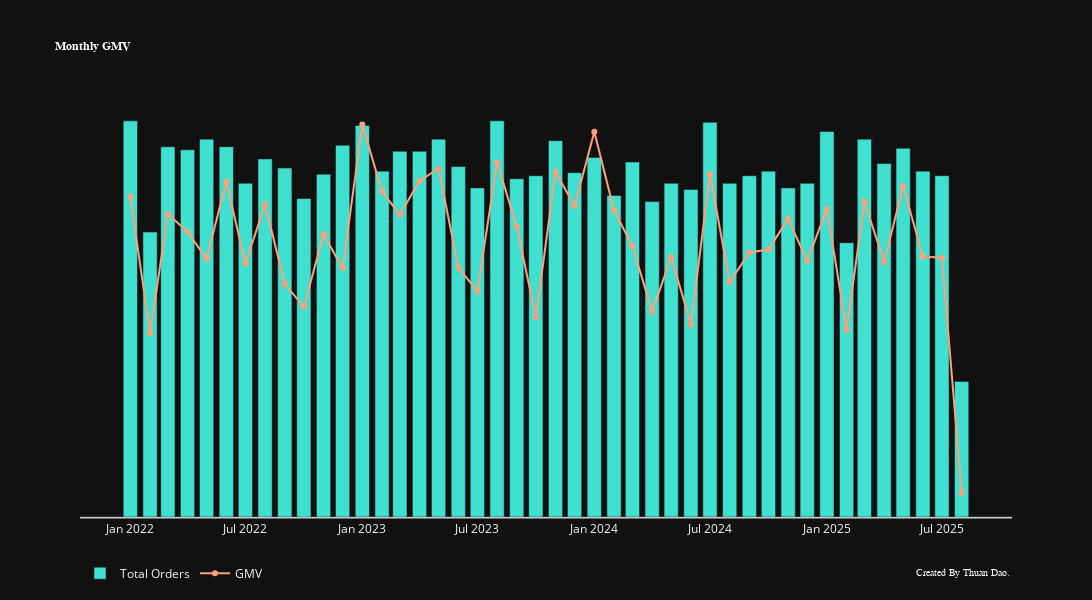

The notebook cell saved with this chart:
### Code cell
fig = go.Figure()

fig.add_trace(
    go.Bar (
        x = data_orders_timeseries_monthly["year_month"].astype(str),
        y = data_orders_timeseries_monthly["orders_count"],
        name = "Total Orders",
        marker_color = "rgb(64,224,208)",
    )
)

fig.add_trace(
    go.Scatter (
        x = data_orders_timeseries_monthly["year_month"].astype(str),
        y = data_orders_timeseries_monthly["total_price"],
        name = "GMV",
        yaxis = "y2",
        marker_color = "rgb(255,160,122)",
        mode="lines+markers"
    )
)

fig.update_layout (
    title=dict(
        text="<b>Monthly GMV<b>",
        font=dict(size=12, family="Segoe UI", color="white")
    ),
    xaxis = dict (
        showline = True,
        showgrid = False,
        linecolor = "rgb(204, 204, 204)",
        linewidth = 1.5,
    ),
    yaxis = dict (
        side = "left",
        showgrid = False,
        zeroline = True,
        showline = False,
        showticklabels = False,
    ),
    yaxis2 = dict (
        side = "right",
        overlaying = "y",
        showgrid = False,
        zeroline = False,
        showline = False,
        showticklabels = False,
    ),
    legend = dict(orientation="h"),
    hovermode = "x unified",
    template="plotly_dark",
    width=1500,
    height=600
)

fig.add_annotation(
    text="Created By Thuan Dao.",
    xref="paper", yref="paper",
    x=1, y=-0.15,
    showarrow=False,
    font=dict(size=10, color="white", family="Segoe UI")
)
fig.show()

### Figure 1 — Plotly figure (JSON) as saved in the notebook; plotly's stock layout.template omitted (floating-point values rounded to 4 significant figures)
{"data": [{"marker": {"color": "rgb(64,224,208)"}, "name": "Total Orders", "type": "bar", "x": ["2022-01", "2022-02", "2022-03", "2022-04", "2022-05", "2022-06", "2022-07", "2022-08", "2022-09", "2022-10", "2022-11", "2022-12", "2023-01", "2023-02", "2023-03", "2023-04", "2023-05", "2023-06", "2023-07", "2023-08", "2023-09", "2023-10", "2023-11", "2023-12", "2024-01", "2024-02", "2024-03", "2024-04", "2024-05", "2024-06", "2024-07", "2024-08", "2024-09", "2024-10", "2024-11", "2024-12", "2025-01", "2025-02", "2025-03", "2025-04", "2025-05", "2025-06", "2025-07", "2025-08"], "y": [260, 187, 243, 241, 248, 243, 219, 235, 229, 209, 225, 244, 257, 227, 240, 240, 248, 230, 216, 260, 222, 224, 247, 226, 236, 211, 233, 207, 219, 215, 259, 219, 224, 227, 216, 219, 253, 180, 248, 232, 242, 227, 224, 89]}, {"marker": {"color": "rgb(255,160,122)"}, "mode": "lines+markers", "name": "GMV", "type": "scatter", "x": ["2022-01", "2022-02", "2022-03", "2022-04", "2022-05", "2022-06", "2022-07", "2022-08", "2022-09", "2022-10", "2022-11", "2022-12", "2023-01", "2023-02", "2023-03", "2023-04", "2023-05", "2023-06", "2023-07", "2023-08", "2023-09", "2023-10", "2023-11", "2023-12", "2024-01", "2024-02", "2024-03", "2024-04", "2024-05", "2024-06", "2024-07", "2024-08", "2024-09", "2024-10", "2024-11", "2024-12", "2025-01", "2025-02", "2025-03", "2025-04", "2025-05", "2025-06", "2025-07", "2025-08"], "y": [40210.0, 28100.0, 38690.0, 37110.0, 34710.0, 41570.0, 34270.0, 39540.0, 32470.0, 30440.0, 36880.0, 33860.0, 46620.0, 40680.0, 38630.0, 41620.0, 42730.0, 33950.0, 31820.0, 43280.0, 37560.0, 29550.0, 42420.0, 39390.0, 46000.0, 39020.0, 35840.0, 30020.0, 34870.0, 28880.0, 42240.0, 32630.0, 35280.0, 35530.0, 38260.0, 34530.0, 39140.0, 28390.0, 39790.0, 34430.0, 41150.0, 34910.0, 34810.0, 13990.0], "yaxis": "y2"}], "layout": {"annotations": [{"font": {"color": "white", "family": "Segoe UI", "size": 10}, "showarrow": false, "text": "Created By Thuan Dao.", "x": 1, "xref": "paper", "y": -0.15, "yref": "paper"}], "height": 600, "hovermode": "x unified", "legend": {"orientation": "h"}, "title": {"font": {"color": "white", "family": "Segoe UI", "size": 12}, "text": "<b>Monthly GMV<b>"}, "width": 1500, "xaxis": {"linecolor": "rgb(204, 204, 204)", "linewidth": 1.5, "showgrid": false, "showline": true}, "yaxis": {"showgrid": false, "showline": false, "showticklabels": false, "side": "left", "zeroline": true}, "yaxis2": {"overlaying": "y", "showgrid": false, "showline": false, "showticklabels": false, "side": "right", "zeroline": false}}}
